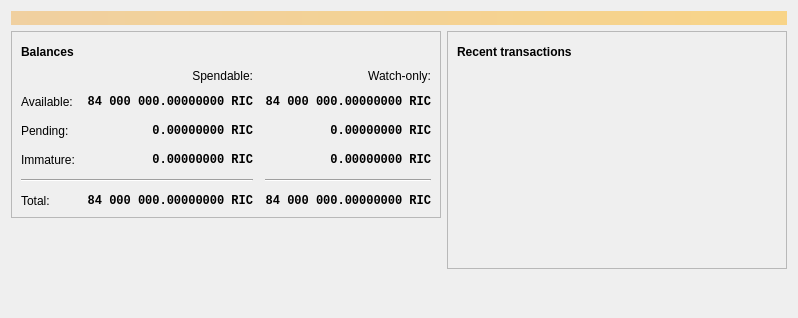
<?xml version="1.0" encoding="UTF-8"?>
<ui version="4.0">
 <class>OverviewPage</class>
 <widget class="QWidget" name="OverviewPage">
  <property name="geometry">
   <rect>
    <x>0</x>
    <y>0</y>
    <width>798</width>
    <height>318</height>
   </rect>
  </property>
  <property name="windowTitle">
   <string>Form</string>
  </property>
  <layout class="QVBoxLayout" name="topLayout">
   <item>
    <widget class="QLabel" name="labelAlerts">
     <property name="visible">
      <bool>false</bool>
     </property>
     <property name="styleSheet">
      <string notr="true">QLabel { background-color: qlineargradient(x1: 0, y1: 0, x2: 1, y2: 0, stop:0 #F0D0A0, stop:1 #F8D488); color:#000000; }</string>
     </property>
     <property name="wordWrap">
      <bool>true</bool>
     </property>
     <property name="margin">
      <number>3</number>
     </property>
     <property name="textInteractionFlags">
      <set>Qt::TextSelectableByMouse</set>
     </property>
    </widget>
   </item>
   <item>
    <layout class="QHBoxLayout" name="horizontalLayout" stretch="1,1">
     <item>
      <layout class="QVBoxLayout" name="verticalLayout_2">
       <item>
        <widget class="QFrame" name="frame">
         <property name="frameShape">
          <enum>QFrame::StyledPanel</enum>
         </property>
         <property name="frameShadow">
          <enum>QFrame::Raised</enum>
         </property>
         <layout class="QVBoxLayout" name="verticalLayout_4">
          <item>
           <layout class="QHBoxLayout" name="horizontalLayout_4">
            <item>
             <widget class="QLabel" name="label_5">
              <property name="font">
               <font>
                <weight>75</weight>
                <bold>true</bold>
               </font>
              </property>
              <property name="text">
               <string>Balances</string>
              </property>
             </widget>
            </item>
            <item>
             <widget class="QPushButton" name="labelWalletStatus">
              <property name="enabled">
               <bool>true</bool>
              </property>
              <property name="maximumSize">
               <size>
                <width>30</width>
                <height>16777215</height>
               </size>
              </property>
              <property name="toolTip">
               <string>The displayed information may be out of date. Your wallet automatically synchronizes with the Riecoin network after a connection is established, but this process has not completed yet.</string>
              </property>
              <property name="text">
               <string/>
              </property>
              <property name="icon">
               <iconset resource="../bitcoin.qrc">
                <normaloff>:/icons/warning</normaloff>
                <disabledoff>:/icons/warning</disabledoff>:/icons/warning</iconset>
              </property>
              <property name="iconSize">
               <size>
                <width>24</width>
                <height>24</height>
               </size>
              </property>
              <property name="flat">
               <bool>true</bool>
              </property>
             </widget>
            </item>
            <item>
             <spacer name="horizontalSpacer_3">
              <property name="orientation">
               <enum>Qt::Horizontal</enum>
              </property>
              <property name="sizeHint" stdset="0">
               <size>
                <width>40</width>
                <height>20</height>
               </size>
              </property>
             </spacer>
            </item>
           </layout>
          </item>
          <item>
           <layout class="QGridLayout" name="gridLayout">
            <property name="spacing">
             <number>12</number>
            </property>
            <item row="2" column="2">
             <widget class="QLabel" name="labelWatchPending">
              <property name="font">
               <font>
                <family>Monospace</family>
                <weight>75</weight>
                <bold>true</bold>
               </font>
              </property>
              <property name="cursor">
               <cursorShape>IBeamCursor</cursorShape>
              </property>
              <property name="toolTip">
               <string>Unconfirmed transactions to watch-only addresses</string>
              </property>
              <property name="text">
               <string notr="true">0.00000000 RIC</string>
              </property>
              <property name="alignment">
               <set>Qt::AlignRight|Qt::AlignTrailing|Qt::AlignVCenter</set>
              </property>
              <property name="textInteractionFlags">
               <set>Qt::LinksAccessibleByMouse|Qt::TextSelectableByKeyboard|Qt::TextSelectableByMouse</set>
              </property>
             </widget>
            </item>
            <item row="2" column="1">
             <widget class="QLabel" name="labelUnconfirmed">
              <property name="font">
               <font>
                <family>Monospace</family>
                <weight>75</weight>
                <bold>true</bold>
               </font>
              </property>
              <property name="cursor">
               <cursorShape>IBeamCursor</cursorShape>
              </property>
              <property name="toolTip">
               <string>Total of transactions that have yet to be confirmed, and do not yet count toward the spendable balance</string>
              </property>
              <property name="text">
               <string notr="true">0.00000000 RIC</string>
              </property>
              <property name="alignment">
               <set>Qt::AlignRight|Qt::AlignTrailing|Qt::AlignVCenter</set>
              </property>
              <property name="textInteractionFlags">
               <set>Qt::LinksAccessibleByMouse|Qt::TextSelectableByKeyboard|Qt::TextSelectableByMouse</set>
              </property>
             </widget>
            </item>
            <item row="3" column="2">
             <widget class="QLabel" name="labelWatchImmature">
              <property name="font">
               <font>
                <family>Monospace</family>
                <weight>75</weight>
                <bold>true</bold>
               </font>
              </property>
              <property name="cursor">
               <cursorShape>IBeamCursor</cursorShape>
              </property>
              <property name="toolTip">
               <string>Mined balance in watch-only addresses that has not yet matured</string>
              </property>
              <property name="text">
               <string notr="true">0.00000000 RIC</string>
              </property>
              <property name="alignment">
               <set>Qt::AlignRight|Qt::AlignTrailing|Qt::AlignVCenter</set>
              </property>
              <property name="textInteractionFlags">
               <set>Qt::LinksAccessibleByMouse|Qt::TextSelectableByKeyboard|Qt::TextSelectableByMouse</set>
              </property>
             </widget>
            </item>
            <item row="4" column="0" colspan="2">
             <widget class="Line" name="line">
              <property name="orientation">
               <enum>Qt::Horizontal</enum>
              </property>
             </widget>
            </item>
            <item row="4" column="2">
             <widget class="Line" name="lineWatchBalance">
              <property name="sizePolicy">
               <sizepolicy hsizetype="Preferred" vsizetype="Fixed">
                <horstretch>0</horstretch>
                <verstretch>0</verstretch>
               </sizepolicy>
              </property>
              <property name="minimumSize">
               <size>
                <width>140</width>
                <height>0</height>
               </size>
              </property>
              <property name="orientation">
               <enum>Qt::Horizontal</enum>
              </property>
             </widget>
            </item>
            <item row="5" column="0">
             <widget class="QLabel" name="labelTotalText">
              <property name="text">
               <string>Total:</string>
              </property>
             </widget>
            </item>
            <item row="3" column="1">
             <widget class="QLabel" name="labelImmature">
              <property name="font">
               <font>
                <family>Monospace</family>
                <weight>75</weight>
                <bold>true</bold>
               </font>
              </property>
              <property name="cursor">
               <cursorShape>IBeamCursor</cursorShape>
              </property>
              <property name="toolTip">
               <string>Mined balance that has not yet matured</string>
              </property>
              <property name="text">
               <string notr="true">0.00000000 RIC</string>
              </property>
              <property name="alignment">
               <set>Qt::AlignRight|Qt::AlignTrailing|Qt::AlignVCenter</set>
              </property>
              <property name="textInteractionFlags">
               <set>Qt::LinksAccessibleByMouse|Qt::TextSelectableByKeyboard|Qt::TextSelectableByMouse</set>
              </property>
             </widget>
            </item>
            <item row="2" column="3">
             <spacer name="horizontalSpacer_2">
              <property name="orientation">
               <enum>Qt::Horizontal</enum>
              </property>
              <property name="sizeHint" stdset="0">
               <size>
                <width>40</width>
                <height>20</height>
               </size>
              </property>
             </spacer>
            </item>
            <item row="3" column="0">
             <widget class="QLabel" name="labelImmatureText">
              <property name="text">
               <string>Immature:</string>
              </property>
             </widget>
            </item>
            <item row="5" column="1">
             <widget class="QLabel" name="labelTotal">
              <property name="font">
               <font>
                <family>Monospace</family>
                <weight>75</weight>
                <bold>true</bold>
               </font>
              </property>
              <property name="cursor">
               <cursorShape>IBeamCursor</cursorShape>
              </property>
              <property name="toolTip">
               <string>Your current total balance</string>
              </property>
              <property name="text">
               <string notr="true">84 000 000.00000000 RIC</string>
              </property>
              <property name="alignment">
               <set>Qt::AlignRight|Qt::AlignTrailing|Qt::AlignVCenter</set>
              </property>
              <property name="textInteractionFlags">
               <set>Qt::LinksAccessibleByMouse|Qt::TextSelectableByKeyboard|Qt::TextSelectableByMouse</set>
              </property>
             </widget>
            </item>
            <item row="5" column="2">
             <widget class="QLabel" name="labelWatchTotal">
              <property name="font">
               <font>
                <family>Monospace</family>
                <weight>75</weight>
                <bold>true</bold>
               </font>
              </property>
              <property name="cursor">
               <cursorShape>IBeamCursor</cursorShape>
              </property>
              <property name="toolTip">
               <string>Current total balance in watch-only addresses</string>
              </property>
              <property name="text">
               <string notr="true">84 000 000.00000000 RIC</string>
              </property>
              <property name="alignment">
               <set>Qt::AlignRight|Qt::AlignTrailing|Qt::AlignVCenter</set>
              </property>
              <property name="textInteractionFlags">
               <set>Qt::LinksAccessibleByMouse|Qt::TextSelectableByKeyboard|Qt::TextSelectableByMouse</set>
              </property>
             </widget>
            </item>
            <item row="0" column="2">
             <widget class="QLabel" name="labelWatchonly">
              <property name="text">
               <string>Watch-only:</string>
              </property>
              <property name="alignment">
               <set>Qt::AlignRight|Qt::AlignTrailing|Qt::AlignVCenter</set>
              </property>
             </widget>
            </item>
            <item row="1" column="0">
             <widget class="QLabel" name="labelBalanceText">
              <property name="text">
               <string>Available:</string>
              </property>
             </widget>
            </item>
            <item row="1" column="1">
             <widget class="QLabel" name="labelBalance">
              <property name="font">
               <font>
                <family>Monospace</family>
                <weight>75</weight>
                <bold>true</bold>
               </font>
              </property>
              <property name="cursor">
               <cursorShape>IBeamCursor</cursorShape>
              </property>
              <property name="toolTip">
               <string>Your current spendable balance</string>
              </property>
              <property name="text">
               <string notr="true">84 000 000.00000000 RIC</string>
              </property>
              <property name="alignment">
               <set>Qt::AlignRight|Qt::AlignTrailing|Qt::AlignVCenter</set>
              </property>
              <property name="textInteractionFlags">
               <set>Qt::LinksAccessibleByMouse|Qt::TextSelectableByKeyboard|Qt::TextSelectableByMouse</set>
              </property>
             </widget>
            </item>
            <item row="1" column="2">
             <widget class="QLabel" name="labelWatchAvailable">
              <property name="font">
               <font>
                <family>Monospace</family>
                <weight>75</weight>
                <bold>true</bold>
               </font>
              </property>
              <property name="cursor">
               <cursorShape>IBeamCursor</cursorShape>
              </property>
              <property name="toolTip">
               <string>Your current balance in watch-only addresses</string>
              </property>
              <property name="text">
               <string notr="true">84 000 000.00000000 RIC</string>
              </property>
              <property name="alignment">
               <set>Qt::AlignRight|Qt::AlignTrailing|Qt::AlignVCenter</set>
              </property>
              <property name="textInteractionFlags">
               <set>Qt::LinksAccessibleByMouse|Qt::TextSelectableByKeyboard|Qt::TextSelectableByMouse</set>
              </property>
             </widget>
            </item>
            <item row="2" column="0">
             <widget class="QLabel" name="labelPendingText">
              <property name="text">
               <string>Pending:</string>
              </property>
             </widget>
            </item>
            <item row="0" column="1">
             <widget class="QLabel" name="labelSpendable">
              <property name="text">
               <string>Spendable:</string>
              </property>
              <property name="alignment">
               <set>Qt::AlignRight|Qt::AlignTrailing|Qt::AlignVCenter</set>
              </property>
             </widget>
            </item>
           </layout>
          </item>
         </layout>
        </widget>
       </item>
       <item>
        <spacer name="verticalSpacer">
         <property name="orientation">
          <enum>Qt::Vertical</enum>
         </property>
         <property name="sizeHint" stdset="0">
          <size>
           <width>20</width>
           <height>40</height>
          </size>
         </property>
        </spacer>
       </item>
      </layout>
     </item>
     <item>
      <layout class="QVBoxLayout" name="verticalLayout_3">
       <item>
        <widget class="QFrame" name="frame_2">
         <property name="frameShape">
          <enum>QFrame::StyledPanel</enum>
         </property>
         <property name="frameShadow">
          <enum>QFrame::Raised</enum>
         </property>
         <layout class="QVBoxLayout" name="verticalLayout">
          <item>
           <layout class="QHBoxLayout" name="horizontalLayout_2">
            <item>
             <widget class="QLabel" name="label_4">
              <property name="font">
               <font>
                <weight>75</weight>
                <bold>true</bold>
               </font>
              </property>
              <property name="text">
               <string>Recent transactions</string>
              </property>
             </widget>
            </item>
            <item>
             <widget class="QPushButton" name="labelTransactionsStatus">
              <property name="enabled">
               <bool>true</bool>
              </property>
              <property name="maximumSize">
               <size>
                <width>30</width>
                <height>16777215</height>
               </size>
              </property>
              <property name="toolTip">
               <string>The displayed information may be out of date. Your wallet automatically synchronizes with the Riecoin network after a connection is established, but this process has not completed yet.</string>
              </property>
              <property name="text">
               <string/>
              </property>
              <property name="icon">
               <iconset resource="../bitcoin.qrc">
                <normaloff>:/icons/warning</normaloff>
                <disabledoff>:/icons/warning</disabledoff>:/icons/warning</iconset>
              </property>
              <property name="iconSize">
               <size>
                <width>24</width>
                <height>24</height>
               </size>
              </property>
              <property name="flat">
               <bool>true</bool>
              </property>
             </widget>
            </item>
            <item>
             <spacer name="horizontalSpacer">
              <property name="orientation">
               <enum>Qt::Horizontal</enum>
              </property>
              <property name="sizeHint" stdset="0">
               <size>
                <width>40</width>
                <height>20</height>
               </size>
              </property>
             </spacer>
            </item>
           </layout>
          </item>
          <item>
           <widget class="QListView" name="listTransactions">
            <property name="styleSheet">
             <string notr="true">QListView { background: transparent; }</string>
            </property>
            <property name="frameShape">
             <enum>QFrame::NoFrame</enum>
            </property>
            <property name="verticalScrollBarPolicy">
             <enum>Qt::ScrollBarAlwaysOff</enum>
            </property>
            <property name="horizontalScrollBarPolicy">
             <enum>Qt::ScrollBarAlwaysOff</enum>
            </property>
            <property name="selectionMode">
             <enum>QAbstractItemView::NoSelection</enum>
            </property>
           </widget>
          </item>
         </layout>
        </widget>
       </item>
       <item>
        <spacer name="verticalSpacer_2">
         <property name="orientation">
          <enum>Qt::Vertical</enum>
         </property>
         <property name="sizeHint" stdset="0">
          <size>
           <width>20</width>
           <height>40</height>
          </size>
         </property>
        </spacer>
       </item>
      </layout>
     </item>
    </layout>
   </item>
  </layout>
 </widget>
 <resources/>
 <connections/>
</ui>
